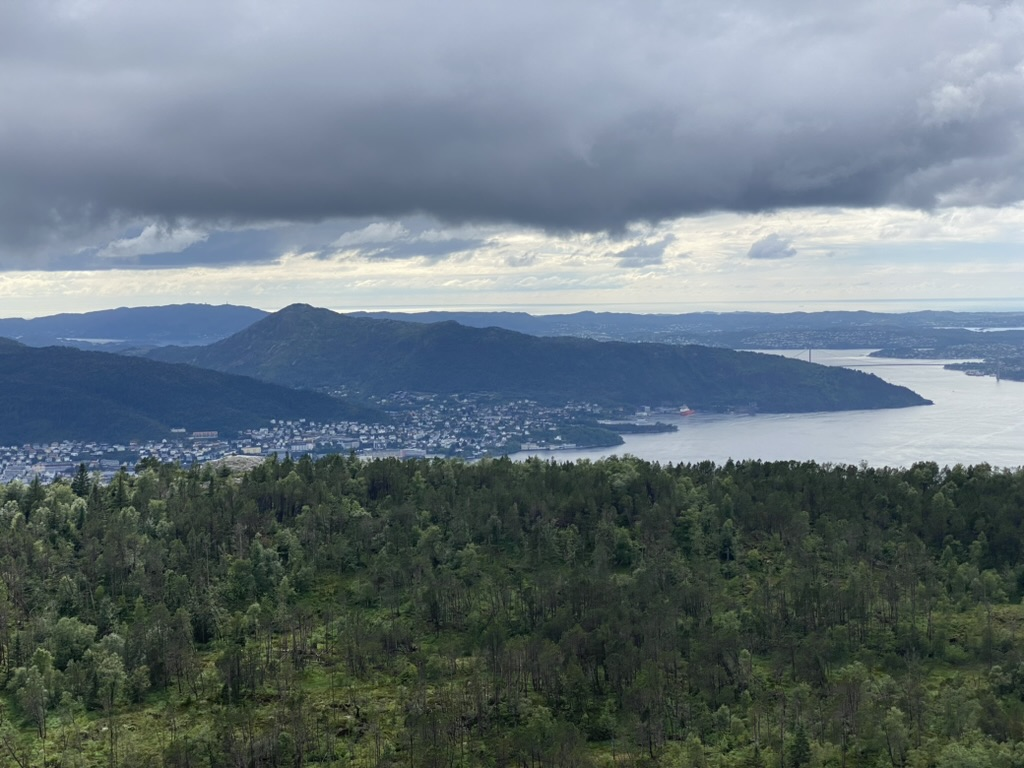
#> input picture exercises/ex1-IntroductionToImageAnalysis/data/own_photo.jpeg, 1024 x 768 px, given in place of metacarpals.png, which was not available
$ jupyter execute --allow-errors ex1.ipynb   (text cells are left out)
#> lines starting #> are read from the running program, lines starting #| are printed output that depends on the picture; after the words box and inside, x2 and y2 are one past the last pixel; in counts of white or black regions, pixels touching at a corner belong together; long printed decimals are rounded; pictures that were not available may be replaced by others from this repository, and a replacement may not be noted
[cell 1]
from skimage import color, io, measure, img_as_ubyte
from skimage.measure import profile_line
from skimage.transform import rescale, resize
import matplotlib.pyplot as plt
import numpy as np
import pydicom as dicom
import ipywidgets

[cell 2]
# CMAPS
# cool, hot, pink, copper, coolwarm, cubehelix, and terrain

in_dir = "data/"

im_name = "metacarpals.png"

im_org = io.imread(in_dir + im_name)
#> im_org is the input picture: shape (768, 1024, 3); mean R, G, B 104.2, 117.5, 124.9

plt.imshow(im_org, cmap='gray')

print(im_org.shape, im_org.dtype)
#| (768, 1024, 3) uint8

[cell 3]
# change gray scale scaling with vmin and vmax
# Autoscaling to the max and min values of the image
plt.imshow(im_org, cmap='gray', vmin=np.min(im_org), vmax=np.max(im_org))

[cell 4]
plt.rcParams['figure.figsize'] = [10, 5]
h = plt.hist(im_org.ravel(), bins=256)
plt.title("Histogram")
plt.show()
#> figure, not shown here; tallest bar 29009 high, from x = 50.8 to 51.8

[cell 5]
# value of a bin
bin_no = 100
count = h[0][bin_no]
#> count = 5360
print(f"Bin {bin_no} has {count} pixels")
#| Bin 100 has 5360.0 pixels

[cell 6]
bin_left, bin_right = h[1][bin_no], h[1][bin_no+1]
#> bin_left = 99.61; bin_right = 100.6
print(f'Bin edges: {bin_left} to {bin_right}')
#| Bin edges: 99.609 to 100.605

[cell 7]
# alternatively can be called with

y,x,_ = plt.hist(im_org.ravel(), bins=256)
#> y = 256 values, max 29009 at index 51, min 21 at index 1, mean 9216; x = 257 values from 0 to 255
#> figure, not shown here; tallest bar 29009 high, from x = 50.8 to 51.8

[cell 8]
# find the max value of the histogram
np.max(y), np.argmax(y)
#> Out = (29009, 51)

[cell 9]
# top n bins
n = 5
np.argpartition(y, -n)[-n:]
#> Out = [52, 48, 49, 50, 51]

[cell 10]
# value of a pixel at a given location (row, col)
r = 110
c = 90
im_val = im_org[r,c]
#> im_val = [166, 174, 193]
print(f"Pixel value at ({r},{c}): {im_val}")
#| Pixel value at (110,90): [166 174 193]

[cell 11]
im_copy = im_org.copy()
# set the value of a pixel at a given location (row, col)
im_copy[:10]=0
#> im_copy: shape (768, 1024, 3); 1.3% of pixels changed, all inside (x1, y1, x2, y2) = (0, 0, 1024, 10)
plt.imshow(im_copy, cmap='gray')

[cell 12]
mask = im_org > 150
plt.imshow(mask, cmap='gray')
plt.show()

[cell 13]
# to apply the mask to the image and set the masked pixels to 255 (white)
im_copy[mask] = 255
plt.imshow(im_copy, cmap='gray')
plt.show()

[cell 14]
im_org = io.imread(in_dir + "ardeche.jpg")
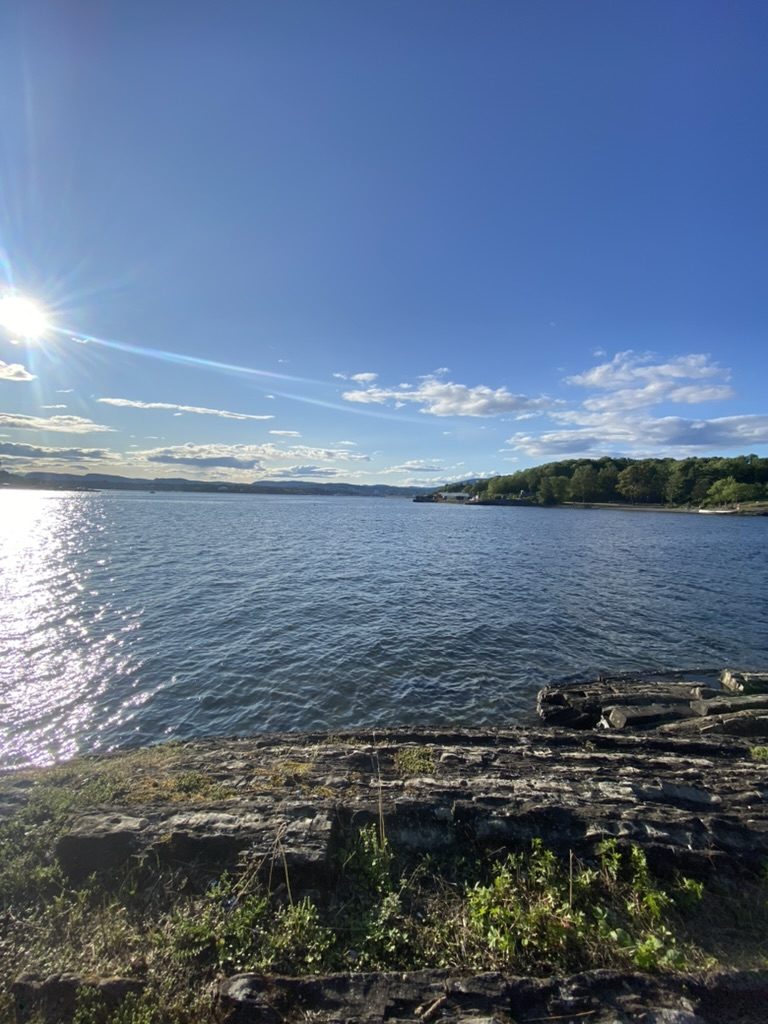
#> input picture exercises/ex1-IntroductionToImageAnalysis/data/light_image.jpeg, 768 x 1024 px, given in place of ardeche.jpg, which was not available
#> im_org is the input picture: shape (1024, 768, 3); mean R, G, B 93.2, 111.5, 135.8
im_org.shape, im_org.dtype

[cell 15]
# rgb at a given location (row, col)
r = 110
c = 90
im_org[r,c]
#> Out = [107, 135, 182]

[cell 16]
r = 110
c = 90
im_org[r,c] = [255, 0, 0]
#> im_org: shape (1024, 768, 3); under 0.01% of pixels changed, all inside (x1, y1, x2, y2) = (90, 110, 91, 111)
plt.imshow(im_org)

[cell 17]
# numpy slicing to color the upper half of the photo green
im_copy = im_org.copy()
im_copy[:im_org.shape[0]//2] = [0, 255, 0]
#> im_copy: shape (1024, 768, 3)
plt.imshow(im_copy)

[cell 18]
im_org = io.imread(in_dir + "own_photo.jpeg")
image_rescaled = rescale(im_org, 0.25, anti_aliasing=True,
                         channel_axis=2)

[cell 19]
plt.imshow(im_org)
plt.show()
plt.imshow(image_rescaled)
plt.show()

[cell 20]
im_org.shape, im_org.dtype, np.max(im_org), np.min(im_org)

[cell 21]
image_rescaled.shape, image_rescaled.dtype, np.max(image_rescaled), np.min(image_rescaled)

[cell 22]
image_resized = resize(im_org, (im_org.shape[0] // 4,
                       im_org.shape[1] // 6),
                       anti_aliasing=True)
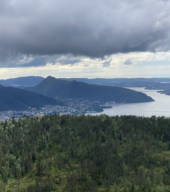
#> image_resized: shape (192, 170, 3) float64; mean R, G, B 0.409, 0.461, 0.49
plt.imshow(image_resized)

[cell 23]
# Finding a way to automatically scaling the image so the width is always equal to 400 pixels
# and the height is adjusted accordingly

ratio = 400 / im_org.shape[1]
#> ratio = 0.391
image_resized = resize(im_org, (int(im_org.shape[0] * ratio),
                       int(im_org.shape[1] * ratio)),
                       anti_aliasing=True)
#> image_resized: shape (300, 400, 3) float64
print(image_rescaled.shape)
#| (192, 256, 3)
plt.imshow(image_resized)

[cell 24]
# using the rescale function
image_rescaled = rescale(im_org, ratio, anti_aliasing=True,
                         channel_axis=2)
print(image_rescaled.shape)
#| (300, 400, 3)
plt.imshow(image_rescaled)

[cell 25]
im_gray = color.rgb2gray(im_org)
im_byte = img_as_ubyte(im_gray)
im_byte.shape, im_byte.dtype, np.max(im_byte), np.min(im_byte)

[cell 26]
plt.imshow(im_byte, cmap='gray')

[cell 27]
plt.hist(im_byte.ravel(), bins=256)
plt.show()
#> figure, not shown here; tallest bar 8760 high, from x = 51.22 to 52.2

[cell 28]
light_im = io.imread(in_dir + "light_image.jpeg")
dark_im = io.imread(in_dir + "dark_image.jpeg")
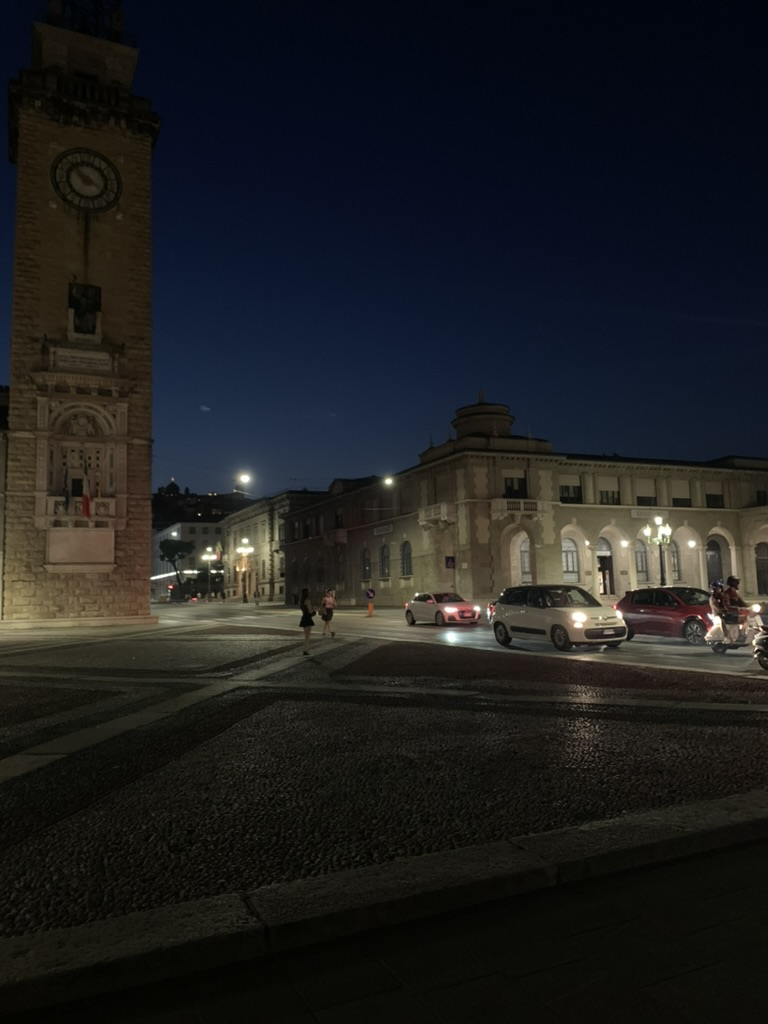
#> input picture exercises/ex1-IntroductionToImageAnalysis/data/dark_image.jpeg, 768 x 1024 px
#> dark_im is the input picture: shape (1024, 768, 3); mean R, G, B 29.3, 30.2, 31.2

l_im_gray = color.rgb2gray(light_im)
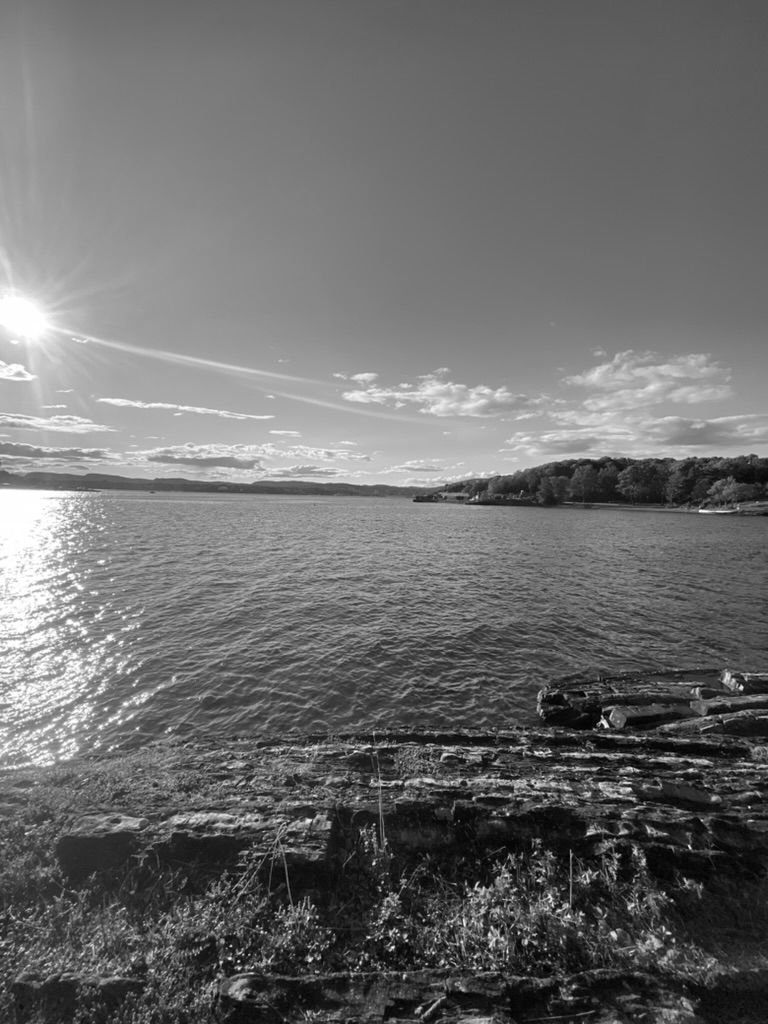
#> l_im_gray: shape (1024, 768) float64; min 0, max 1, mean 0.429
l_im_byte = img_as_ubyte(l_im_gray)

d_im_gray = color.rgb2gray(dark_im)
d_im_byte = img_as_ubyte(d_im_gray)

h1 = plt.hist(l_im_byte.ravel(), bins=256, alpha=0.7, label="light image")
h2 = plt.hist(d_im_byte.ravel(), bins=256, alpha=0.7, label="dark image")
plt.legend()
plt.show()
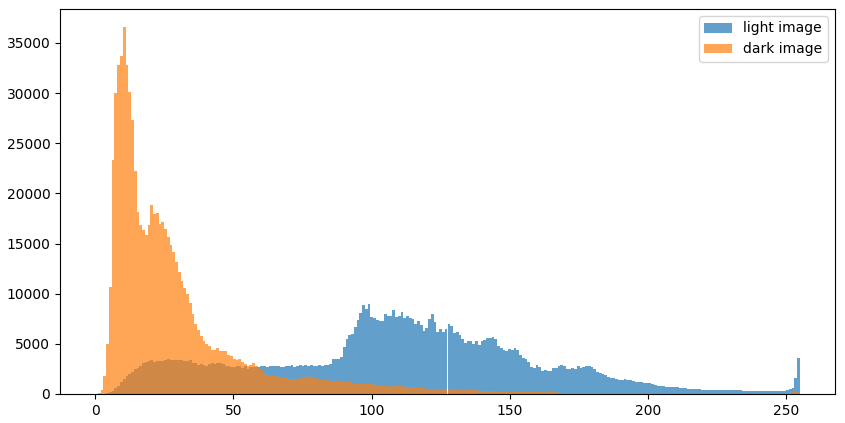
#> figure drawn by matplotlib, 1 panel; tallest bar 8929 high, from x = 98.61 to 99.61; tallest bar 36549 high, from x = 9.96 to 10.96

[cell 29]
im_org = io.imread(in_dir + "DTUSign1.jpg")
plt.imshow(im_org)

channels = ['R', 'G', 'B']
color_comps = [im_org[:,:,i] for i in range(3)]
#> color_comps = 3 items

fig, axs = plt.subplots(1, 3, figsize=(12, 4))
for i, comp in enumerate(color_comps):
    axs[i].imshow(comp, cmap='gray')
    axs[i].set_title(channels[i])
    axs[i].set_xticks([])
    axs[i].set_yticks([])
#> this loop made 3 passes

plt.show()

[cell 30]
# lets put in a blue rectangle
im_org[500:1000, 800:1500, :] = [0, 0, 255]
plt.imshow(im_org)

[cell 31]
# automatically create an image based on metacarpals.png where the bones are colored blue.
# You should use color.gray2rgb and pixel masks.

im_org = io.imread(in_dir + "metacarpals.png")
bone = im_org > 145
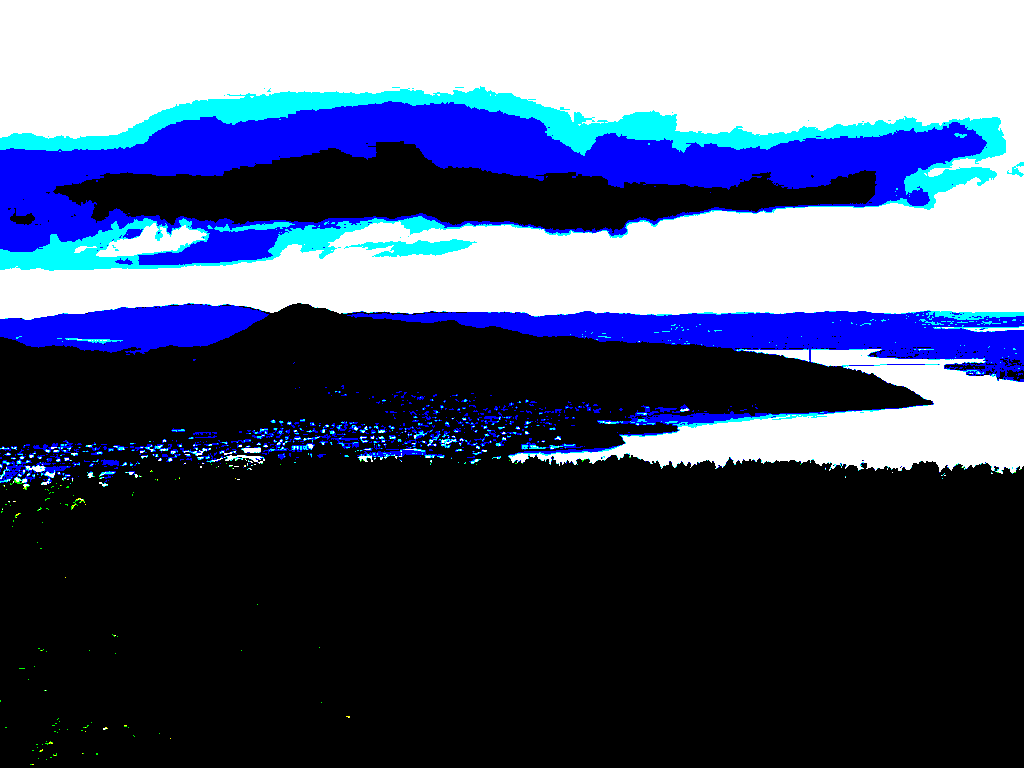
#> bone: shape (768, 1024, 3) bool; mean R, G, B 0.291, 0.332, 0.444
plt.imshow(bone, cmap='gray')

[cell 32]
im_color = color.gray2rgb(im_org)
im_color[bone] = [0, 0, 255]
#> (the rest of this cell did not finish here and is left out)

[cell 33]
p = profile_line(im_org, (342, 77), (32, 160))
#> p = 322 rows, first 8: [93, 122, 164], [91, 119, 158], [125, 153, 190], [151, 179, 216], [119, 147, 186], [96, 124, 166], [89, 117, 162], [88, 119, 164]
plt.plot(p)
plt.ylabel("Intensity")
plt.xlabel("Distance along line")
plt.show()
#> figure, not shown here; curve peaks at x = 64, y = 238; curve peaks at x = 64, y = 235; curve peaks at x = 73, y = 232
#> the sliders are set to start_x = 511, start_y = 383, end_x = 511, end_y = 383

[cell 34]
from ipywidgets import interactive

def update_profile_line(start_x, start_y, end_x, end_y):
#> called with start_x = 511, start_y = 383, end_x = 511, end_y = 383
    p = profile_line(im_org, (start_x, start_y), (end_x, end_y))
#> p = [[60, 74, 59]]

    plt.clf()
    plt.plot(p)
    plt.ylabel("Intensity")
    plt.xlabel("Distance along line")
    plt.show()
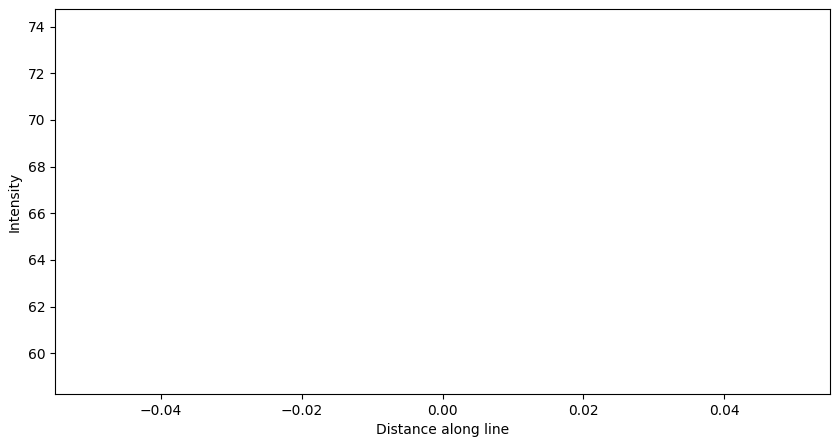
#> figure drawn by matplotlib, 1 panel

interactive_plot = interactive(update_profile_line,
                               start_x=(0, im_org.shape[1]-1),
                               start_y=(0, im_org.shape[0]-1),
                               end_x=(0, im_org.shape[1]-1),
                               end_y=(0, im_org.shape[0]-1))

#> (the rest of this cell did not finish here and is left out)
